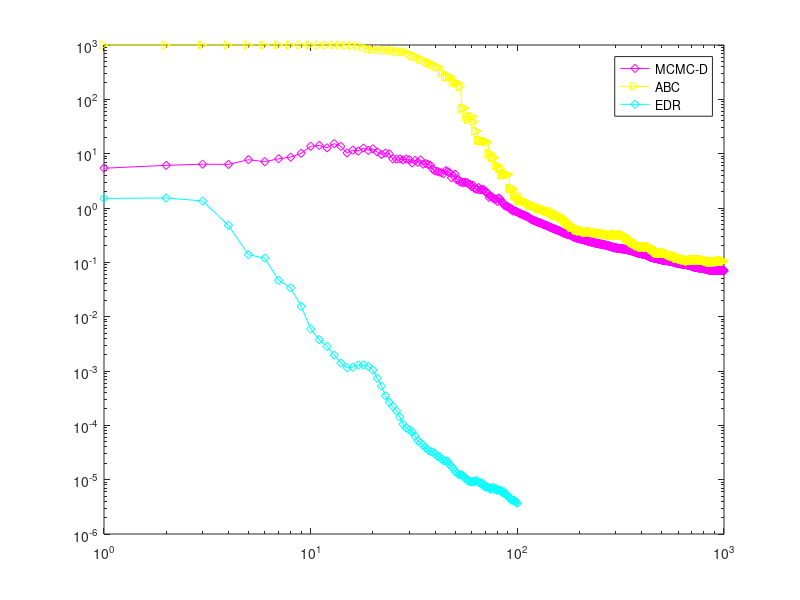

Write MATLAB code to recreate this figure. (Note: this script raises an error after producing the figure.)
% Script to compare AL vs MCMC-D vs ABC

close all;

load modbeta1;
ral = results_al;

load abc;
rabc = results_abc;

load mcmcd;
rmcmcd = results_mcmcd;

n1 = 100;
n2 = 1000;

q = 60;
start_idx = floor(q*.2);
end_idx = ceil(q*.8);

al = sort(ral); al = al(start_idx:end_idx, :); 
mcmcd = sort(rmcmcd); mcmcd = mcmcd(start_idx:end_idx, :);
abc = sort(rabc); abc = abc(start_idx:end_idx, :);

alm = mean(al);
mcmcdm = mean(mcmcd);
abcm = mean(abc);

loglog(1:n2, mcmcdm, 'm-d'); hold on,
loglog(1:n2, abcm, 'y->');
loglog(1:n1, alm, 'c-d');
legend('MCMC-D', 'ABC', 'EDR');

errorbar(1:n2, mcmcdm, std(real(mcmcd)), 'Color', 'm');
errorbar(1:n2, abcm, std(real(abc)), 'Color', 'y');
errorbar(1:n1, alm, std(al), 'Color', 'c');
% peb = @(x, col) errorbar(1:num_pts, mean(log(x)), std(log(x)), 'Color', col);

axis([1, 1000, 1e-6, 10^3.5]);

xlabel('Number of Queries');
ylabel('KL(true-post, est-post)');

